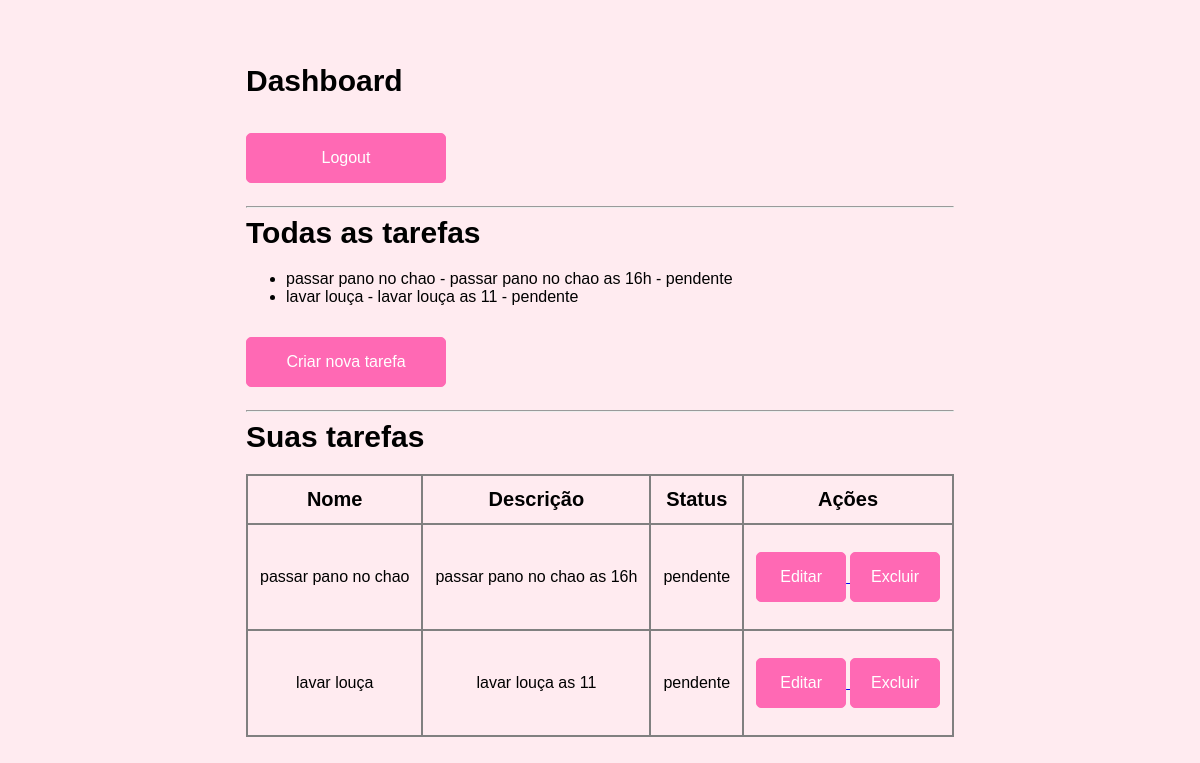
The page /dashboard (signed in) on the database as committed earlier.
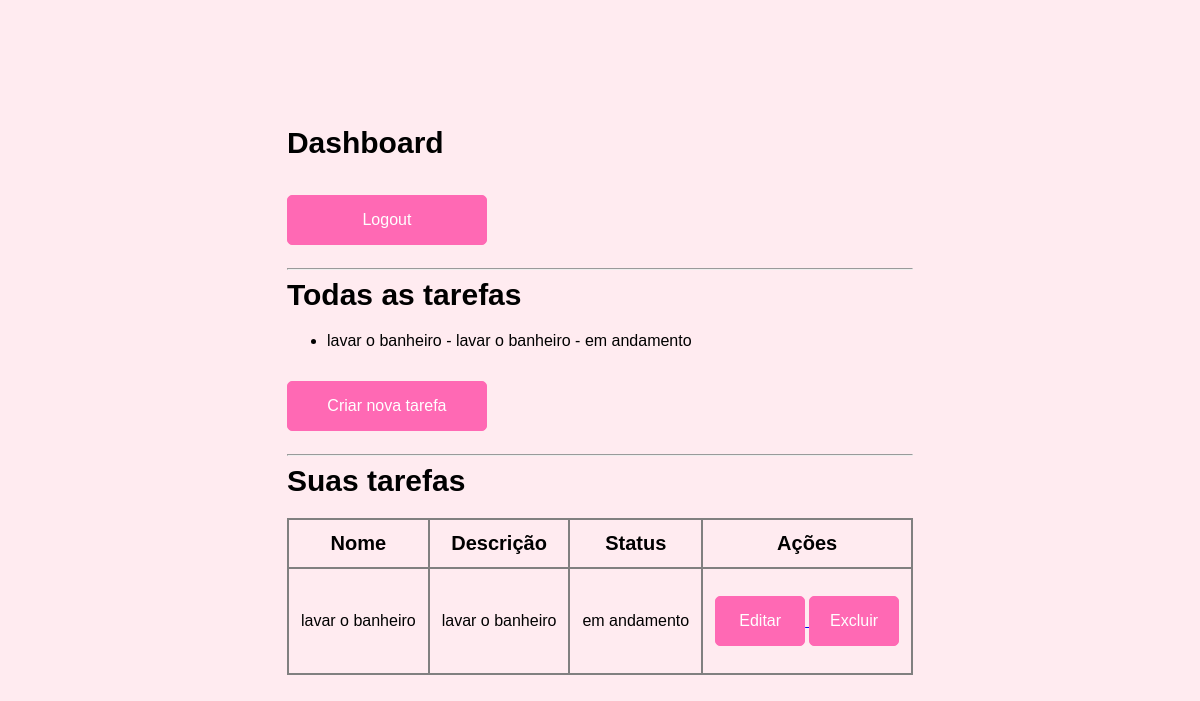
The same page on the database as committed later.
### models.py (models this page shows)
class Task(db.Model):
    id = db.Column(db.Integer, primary_key=True)
    task_name = db.Column(db.String, nullable=False)
    description = db.Column(db.Text, nullable=False)
    task_status = db.Column(db.String(20), nullable=False)
    user_id = db.Column(db.Integer, db.ForeignKey('user.id'), nullable=False)

### main.py (the view)
@app.route('/dashboard')
@login_required
def dashboard():
    todas_tarefas = Task.query.all() # pega todas as tarefas
    minhas_tarefas = Task.query.filter_by(user_id=current_user.id).all()
    return render_template('dashboard.html', todas_tarefas=todas_tarefas, minhas_tarefas=minhas_tarefas)

### models.py (called while the page is built)
@login_manager.user_loader
def load_user(user_id):
    return User.query.get(int(user_id))

### templates/dashboard.html (shortened to what this page needs)
{% extends 'base.html' %}
{% block body %}
<div class="card p-4">
    <h1>Dashboard</h1>
    <a href="{{ url_for('logout') }}">
        <button type="button" class="btn btn-outline-danger">Logout</button>
    </a>
    <hr>
    <h3>Todas as tarefas</h3>
    <ul>
        {% if todas_tarefas %}
            {% for task in todas_tarefas %}
                <li>{{ task.task_name }} - {{ task.description }} - {{ task.task_status }}</li>
            {% endfor %}
        {% else %}
            <p>Não há tarefas cadastradas.</p>
        {% endif %}
    </ul>
    <a href="{{ url_for('create_task') }}">
        <button type="button" class="btn btn-primary">Criar nova tarefa</button>
    </a>
    <hr>
    <h3>Suas tarefas</h3>
    <table>
        <thead>
            <tr>
                <th style="font-size: 20px; text-align: center;">Nome</th>
                <th style="font-size: 20px; text-align: center;">Descrição</th>
                <th style="font-size: 20px; text-align: center;">Status</th>
                <th style="font-size: 20px; text-align: center;">Ações</th>
            </tr>
        </thead>
        <tbody>
            {% if minhas_tarefas %}
                {% for task in minhas_tarefas %}
                    <tr>
                        <td style="font-size: 16px; text-align: center;">{{ task.task_name }}</td>
                        <td style="font-size: 16px; text-align: center;">{{ task.description }}</td>
                        <td style="font-size: 16px; text-align: center;">{{ task.task_status }}</td>
                        <td>
                            <a href="{{ url_for('edit_task', task_id=task.id) }}">
                                <button type="button" class="btn2">Editar</button>
                            </a>
                            <form action="{{ url_for('delete_task', task_id=task.id) }}" method="POST" style="display:inline;">
                                <button type="submit" onclick="return confirm('Você tem certeza que deseja excluir?')" class="btn2">Excluir</button>
                            </form>
                        </td>
                    </tr>
                {% endfor %}
            {% else %}
                <tr>
                    <td colspan="4">Você ainda não criou nenhuma tarefa.</td>
                </tr>
            {% endif %}
        </tbody>
    </table>
</div>
{% endblock %}

### templates/base.html (shortened to what this page needs)
<!DOCTYPE html>
<html lang="pt-BR">
<head>
    <link rel="stylesheet" type="text/css" href="{{ url_for('static', filename='style.css') }}">
<body>
    {% block body %}{% endblock %}
</body>
</html>

### static/style.css (style rules this page uses)
body { font-family: Arial, sans-serif; background-color: #ffebf0; margin: 0; padding: 0; display: flex; justify-content: center; align-items: center; height: 100vh; }
h1, h3 { margin-top: 0; margin-bottom: 20px; font-size: 30px; }
a { font-size: 14px; }
table { width: 100%; border-collapse: collapse; }
table th, table td { padding: 12px; text-align: left; border: 2px solid #808080; }
.btn { display: inline-block; width: 200px; padding: 15px 0; margin: 15px 0; text-decoration: none; color: #ffffff; background-color: #ff69b4; border-radius: 5px; border: 1px solid #ff69b4; font-size: 16px; text-align: center; }
.btn2 { display: inline-block; width: 90px; padding: 15px 0; margin: 15px 0; text-decoration: none; color: #ffffff; background-color: #ff69b4; border-radius: 5px; border: 1px solid #ff69b4; font-size: 16px; text-align: center; }

Rows that differ between the two databases and show on the page:
removed Task: task_name "lavar louça", description "lavar louça as 11", task_status "pendente"
changed Task: task_name "passar pano no chao" → "lavar o banheiro"; description "passar pano no chao as 16h" → "lavar o banheiro"; task_status "pendente" → "em andamento"
